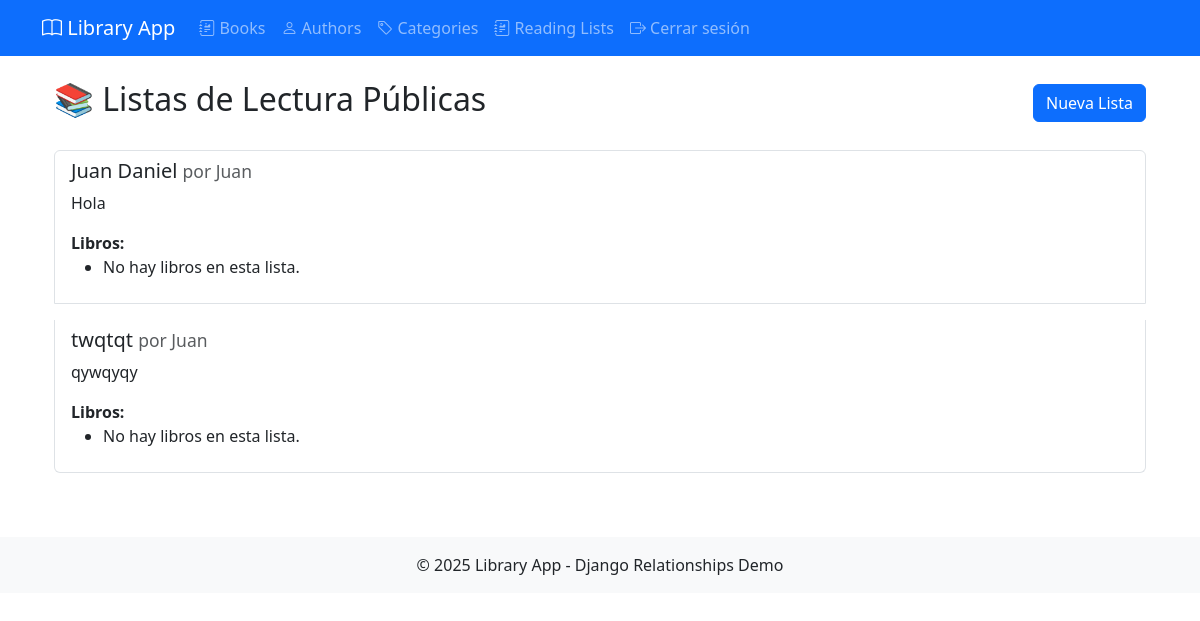
The page /reading-lists/ (signed in) on the database its author committed.
### users/models.py (models this page shows, shortened)
class ReadingList(models.Model):
    user = models.ForeignKey(LibraryUser, on_delete=models.CASCADE, related_name='reading_lists')
    name = models.CharField(max_length=100)
    description = models.TextField(blank=True)
    books = models.ManyToManyField(Book, related_name='in_reading_lists')
    is_public = models.BooleanField(default=False)
    created_at = models.DateTimeField(auto_now_add=True)

class LibraryUser(AbstractUser):
    bio = models.TextField(blank=True)
    favorite_categories = models.ManyToManyField(Category, blank=True, related_name='fans')
    profile_image = models.ImageField(upload_to='user_profiles/', blank=True)

### users/views.py (the view)
# urls.py: path('reading-lists/', views.all_reading_list, name='all_reading_list'),
@login_required
def all_reading_list(request):
    books_queryset = Book.objects.all()
    reading_lists = ReadingList.objects.filter(is_public=True).prefetch_related(
        Prefetch('books', queryset=books_queryset),  # Precarga los libros
        'user'
    )
    return render(request, 'users/all_reading_list.html', {'reading_lists': reading_lists})

### users/templates/users/all_reading_list.html (shortened to what this page needs)
{% extends 'base.html' %}
{% block content %}
<div class="container mt-4">
    <div class="d-flex justify-content-between align-items-center mb-4">
        <h2>📚 Listas de Lectura Públicas</h2>
        <a href="{% url 'create_reading_list' %}" class="btn btn-primary">
            Nueva Lista
        </a>
    </div>
    {% if reading_lists %}
        <div class="list-group">
            {% for lista in reading_lists %}
                <div class="list-group-item mb-3">
                    <h5>{{ lista.name }} <small class="text-muted">por {{ lista.user.username }}</small></h5>
                    <p>{{ lista.description }}</p>
                    <strong>Libros:</strong>
                    <ul>
                        {% for libro in lista.books.all %}
                            <li>{{ libro.title }}</li>
                        {% empty %}
                            <li>No hay libros en esta lista.</li>
                        {% endfor %}
                    </ul>
                </div>
            {% endfor %}
        </div>
    {% else %}
        <p>No hay listas de lectura públicas disponibles.</p>
    {% endif %}
</div>
{% endblock %}

### rows shown on the page
ReadingList: name "Juan Daniel", user.username "Juan", description "Hola"
ReadingList: name "twqtqt", user.username "Juan", description "qywqyqy"
